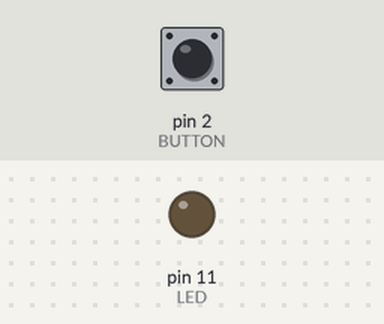
Simulated run of this sketch. Board: Arduino Uno, built with avr-gcc and run on an emulated ATmega328P. On the bench: output pins drawn as LEDs (lit = HIGH). Inputs (shaded band) come from the test bench; at power-on: pin 2 (BUTTON) LOW.

Above: at 1.2 s.
1.3 s: pin 2 (BUTTON) pulled HIGH for 0.15 s
At 1.37 s:
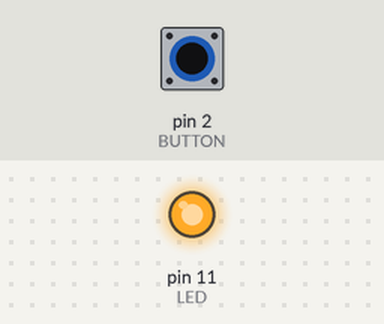
2.9 s: pin 2 (BUTTON) pulled HIGH for 3.2 s
At 7.0 s:
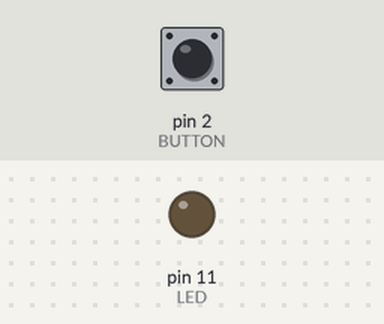
Timing chart, 0 to 8.5 s (numbered marks = the images above; inputs shaded):
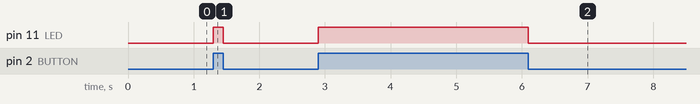

The sketch:

digital_analog.ino
```cpp
#define LED 11
#define BUTTON 2

void setup() {
  pinMode(LED,OUTPUT);
  pinMode(BUTTON, INPUT);
}

void loop() {
  if(digitalRead(BUTTON) == HIGH){
    digitalWrite(LED, HIGH);
  }else{
    digitalWrite(LED, LOW);
  }
}
```

Measured:
- after the input at 1.3 s, pin 11 (LED): LOW → HIGH at once, → LOW 0.15 s later
- after the input at 2.9 s, pin 11 (LED): LOW → HIGH at once, → LOW 3.2 s later
